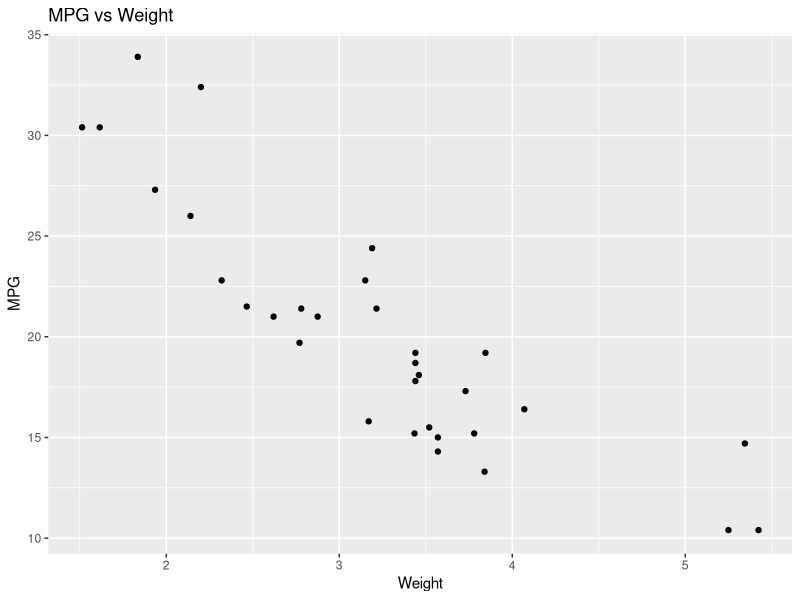

Write R code to recreate this figure.
## ---- chunk 1
library(ggplot2) 
ggplot(mtcars, aes(x = wt, y = mpg)) + geom_point() + labs(title = "MPG vs Weight", x = "Weight", y = "MPG")
